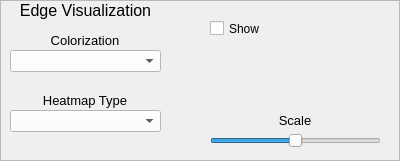
        <widget class="QFrame" name="frame_3">
         <property name="minimumSize">
          <size>
           <width>400</width>
           <height>0</height>
          </size>
         </property>
         <property name="frameShape">
          <enum>QFrame::StyledPanel</enum>
         </property>
         <property name="frameShadow">
          <enum>QFrame::Plain</enum>
         </property>
         <widget class="QLabel" name="DisplayOptions_2">
          <property name="geometry">
           <rect>
            <x>0</x>
            <y>0</y>
            <width>171</width>
            <height>20</height>
           </rect>
          </property>
          <property name="minimumSize">
           <size>
            <width>170</width>
            <height>20</height>
           </size>
          </property>
          <property name="font">
           <font>
            <pointsize>12</pointsize>
           </font>
          </property>
          <property name="text">
           <string>Edge Visualization</string>
          </property>
          <property name="alignment">
           <set>Qt::AlignCenter</set>
          </property>
         </widget>
         <widget class="QLabel" name="DisplayOptions_5">
          <property name="geometry">
           <rect>
            <x>30</x>
            <y>30</y>
            <width>110</width>
            <height>20</height>
           </rect>
          </property>
          <property name="minimumSize">
           <size>
            <width>110</width>
            <height>20</height>
           </size>
          </property>
          <property name="font">
           <font>
            <pointsize>10</pointsize>
           </font>
          </property>
          <property name="text">
           <string>Colorization</string>
          </property>
          <property name="alignment">
           <set>Qt::AlignCenter</set>
          </property>
         </widget>
         <widget class="QComboBox" name="edgeColorization">
          <property name="geometry">
           <rect>
            <x>10</x>
            <y>50</y>
            <width>151</width>
            <height>22</height>
           </rect>
          </property>
          <property name="palette">
           <palette>
            <active>
             <colorrole role="WindowText">
              <brush brushstyle="SolidPattern">
               <color alpha="255">
                <red>0</red>
                <green>0</green>
                <blue>0</blue>
               </color>
              </brush>
             </colorrole>
             <colorrole role="Button">
              <brush brushstyle="SolidPattern">
               <color alpha="255">
                <red>255</red>
                <green>255</green>
                <blue>255</blue>
               </color>
              </brush>
             </colorrole>
             <colorrole role="Light">
              <brush brushstyle="SolidPattern">
               <color alpha="255">
                <red>255</red>
                <green>255</green>
                <blue>255</blue>
               </color>
              </brush>
             </colorrole>
             <colorrole role="Midlight">
              <brush brushstyle="SolidPattern">
               <color alpha="255">
                <red>255</red>
                <green>255</green>
                <blue>255</blue>
               </color>
              </brush>
             </colorrole>
             <colorrole role="Dark">
              <brush brushstyle="SolidPattern">
               <color alpha="255">
                <red>127</red>
                <green>127</green>
                <blue>127</blue>
               </color>
              </brush>
             </colorrole>
             <colorrole role="Mid">
              <brush brushstyle="SolidPattern">
               <color alpha="255">
                <red>170</red>
                <green>170</green>
                <blue>170</blue>
               </color>
              </brush>
             </colorrole>
             <colorrole role="Text">
              <brush brushstyle="SolidPattern">
               <color alpha="255">
                <red>0</red>
                <green>0</green>
                <blue>0</blue>
               </color>
              </brush>
             </colorrole>
             <colorrole role="BrightText">
              <brush brushstyle="SolidPattern">
               <color alpha="255">
                <red>255</red>
                <green>255</green>
                <blue>255</blue>
               </color>
              </brush>
             </colorrole>
             <colorrole role="ButtonText">
              <brush brushstyle="SolidPattern">
               <color alpha="255">
                <red>0</red>
                <green>0</green>
                <blue>0</blue>
               </color>
              </brush>
             </colorrole>
             <colorrole role="Base">
              <brush brushstyle="SolidPattern">
               <color alpha="255">
                <red>255</red>
                <green>255</green>
                <blue>255</blue>
               </color>
              </brush>
             </colorrole>
             <colorrole role="Window">
              <brush brushstyle="SolidPattern">
               <color alpha="255">
                <red>255</red>
                <green>255</green>
                <blue>255</blue>
               </color>
              </brush>
             </colorrole>
             <colorrole role="Shadow">
              <brush brushstyle="SolidPattern">
               <color alpha="255">
                <red>0</red>
                <green>0</green>
                <blue>0</blue>
               </color>
              </brush>
             </colorrole>
             <colorrole role="AlternateBase">
              <brush brushstyle="SolidPattern">
               <color alpha="255">
                <red>255</red>
                <green>255</green>
                <blue>255</blue>
               </color>
              </brush>
             </colorrole>
             <colorrole role="ToolTipBase">
              <brush brushstyle="SolidPattern">
               <color alpha="255">
                <red>255</red>
                <green>255</green>
                <blue>220</blue>
               </color>
              </brush>
             </colorrole>
             <colorrole role="ToolTipText">
              <brush brushstyle="SolidPattern">
               <color alpha="255">
                <red>0</red>
                <green>0</green>
                <blue>0</blue>
               </color>
              </brush>
             </colorrole>
            </active>
            <inactive>
             <colorrole role="WindowText">
              <brush brushstyle="SolidPattern">
               <color alpha="255">
                <red>0</red>
                <green>0</green>
                <blue>0</blue>
               </color>
              </brush>
             </colorrole>
             <colorrole role="Button">
              <brush brushstyle="SolidPattern">
               <color alpha="255">
                <red>255</red>
                <green>255</green>
                <blue>255</blue>
               </color>
              </brush>
             </colorrole>
             <colorrole role="Light">
              <brush brushstyle="SolidPattern">
               <color alpha="255">
                <red>255</red>
                <green>255</green>
                <blue>255</blue>
               </color>
              </brush>
             </colorrole>
             <colorrole role="Midlight">
              <brush brushstyle="SolidPattern">
               <color alpha="255">
                <red>255</red>
                <green>255</green>
                <blue>255</blue>
               </color>
              </brush>
             </colorrole>
             <colorrole role="Dark">
              <brush brushstyle="SolidPattern">
               <color alpha="255">
                <red>127</red>
                <green>127</green>
                <blue>127</blue>
               </color>
              </brush>
             </colorrole>
             <colorrole role="Mid">
              <brush brushstyle="SolidPattern">
               <color alpha="255">
                <red>170</red>
                <green>170</green>
                <blue>170</blue>
               </color>
              </brush>
             </colorrole>
             <colorrole role="Text">
              <brush brushstyle="SolidPattern">
               <color alpha="255">
                <red>0</red>
                <green>0</green>
                <blue>0</blue>
               </color>
              </brush>
             </colorrole>
             <colorrole role="BrightText">
              <brush brushstyle="SolidPattern">
               <color alpha="255">
                <red>255</red>
                <green>255</green>
                <blue>255</blue>
               </color>
              </brush>
             </colorrole>
             <colorrole role="ButtonText">
              <brush brushstyle="SolidPattern">
               <color alpha="255">
                <red>0</red>
                <green>0</green>
                <blue>0</blue>
               </color>
              </brush>
             </colorrole>
             <colorrole role="Base">
              <brush brushstyle="SolidPattern">
               <color alpha="255">
                <red>255</red>
                <green>255</green>
                <blue>255</blue>
               </color>
              </brush>
             </colorrole>
             <colorrole role="Window">
              <brush brushstyle="SolidPattern">
               <color alpha="255">
                <red>255</red>
                <green>255</green>
                <blue>255</blue>
               </color>
              </brush>
             </colorrole>
             <colorrole role="Shadow">
              <brush brushstyle="SolidPattern">
               <color alpha="255">
                <red>0</red>
                <green>0</green>
                <blue>0</blue>
               </color>
              </brush>
             </colorrole>
             <colorrole role="AlternateBase">
              <brush brushstyle="SolidPattern">
               <color alpha="255">
                <red>255</red>
                <green>255</green>
                <blue>255</blue>
               </color>
              </brush>
             </colorrole>
             <colorrole role="ToolTipBase">
              <brush brushstyle="SolidPattern">
               <color alpha="255">
                <red>255</red>
                <green>255</green>
                <blue>220</blue>
               </color>
              </brush>
             </colorrole>
             <colorrole role="ToolTipText">
              <brush brushstyle="SolidPattern">
               <color alpha="255">
                <red>0</red>
                <green>0</green>
                <blue>0</blue>
               </color>
              </brush>
             </colorrole>
            </inactive>
            <disabled>
             <colorrole role="WindowText">
              <brush brushstyle="SolidPattern">
               <color alpha="255">
                <red>127</red>
                <green>127</green>
                <blue>127</blue>
               </color>
              </brush>
             </colorrole>
             <colorrole role="Button">
              <brush brushstyle="SolidPattern">
               <color alpha="255">
                <red>255</red>
                <green>255</green>
                <blue>255</blue>
               </color>
              </brush>
             </colorrole>
             <colorrole role="Light">
              <brush brushstyle="SolidPattern">
               <color alpha="255">
                <red>255</red>
                <green>255</green>
                <blue>255</blue>
               </color>
              </brush>
             </colorrole>
             <colorrole role="Midlight">
              <brush brushstyle="SolidPattern">
               <color alpha="255">
                <red>255</red>
                <green>255</green>
                <blue>255</blue>
               </color>
              </brush>
             </colorrole>
             <colorrole role="Dark">
              <brush brushstyle="SolidPattern">
               <color alpha="255">
                <red>127</red>
                <green>127</green>
                <blue>127</blue>
               </color>
              </brush>
             </colorrole>
             <colorrole role="Mid">
              <brush brushstyle="SolidPattern">
               <color alpha="255">
                <red>170</red>
                <green>170</green>
                <blue>170</blue>
               </color>
              </brush>
             </colorrole>
             <colorrole role="Text">
              <brush brushstyle="SolidPattern">
               <color alpha="255">
                <red>127</red>
                <green>127</green>
                <blue>127</blue>
               </color>
              </brush>
             </colorrole>
             <colorrole role="BrightText">
              <brush brushstyle="SolidPattern">
               <color alpha="255">
                <red>255</red>
                <green>255</green>
                <blue>255</blue>
               </color>
              </brush>
             </colorrole>
             <colorrole role="ButtonText">
              <brush brushstyle="SolidPattern">
               <color alpha="255">
                <red>127</red>
                <green>127</green>
                <blue>127</blue>
               </color>
              </brush>
             </colorrole>
             <colorrole role="Base">
              <brush brushstyle="SolidPattern">
               <color alpha="255">
                <red>255</red>
                <green>255</green>
                <blue>255</blue>
               </color>
              </brush>
             </colorrole>
             <colorrole role="Window">
              <brush brushstyle="SolidPattern">
               <color alpha="255">
                <red>255</red>
                <green>255</green>
                <blue>255</blue>
               </color>
              </brush>
             </colorrole>
             <colorrole role="Shadow">
              <brush brushstyle="SolidPattern">
               <color alpha="255">
                <red>0</red>
                <green>0</green>
                <blue>0</blue>
               </color>
              </brush>
             </colorrole>
             <colorrole role="AlternateBase">
              <brush brushstyle="SolidPattern">
               <color alpha="255">
                <red>255</red>
                <green>255</green>
                <blue>255</blue>
               </color>
              </brush>
             </colorrole>
             <colorrole role="ToolTipBase">
              <brush brushstyle="SolidPattern">
               <color alpha="255">
                <red>255</red>
                <green>255</green>
                <blue>220</blue>
               </color>
              </brush>
             </colorrole>
             <colorrole role="ToolTipText">
              <brush brushstyle="SolidPattern">
               <color alpha="255">
                <red>0</red>
                <green>0</green>
                <blue>0</blue>
               </color>
              </brush>
             </colorrole>
            </disabled>
           </palette>
          </property>
         </widget>
         <widget class="QCheckBox" name="edgeShow">
          <property name="geometry">
           <rect>
            <x>210</x>
            <y>20</y>
            <width>121</width>
            <height>17</height>
           </rect>
          </property>
          <property name="text">
           <string>Show</string>
          </property>
         </widget>
         <widget class="QSlider" name="edgeScale">
          <property name="geometry">
           <rect>
            <x>210</x>
            <y>130</y>
            <width>171</width>
            <height>22</height>
           </rect>
          </property>
          <property name="maximum">
           <number>50</number>
          </property>
          <property name="sliderPosition">
           <number>25</number>
          </property>
          <property name="orientation">
           <enum>Qt::Horizontal</enum>
          </property>
         </widget>
         <widget class="QLabel" name="DisplayOptions_6">
          <property name="geometry">
           <rect>
            <x>240</x>
            <y>110</y>
            <width>110</width>
            <height>20</height>
           </rect>
          </property>
          <property name="minimumSize">
           <size>
            <width>110</width>
            <height>20</height>
           </size>
          </property>
          <property name="font">
           <font>
            <pointsize>10</pointsize>
           </font>
          </property>
          <property name="text">
           <string>Scale</string>
          </property>
          <property name="alignment">
           <set>Qt::AlignCenter</set>
          </property>
         </widget>
         <widget class="QComboBox" name="edgeHeatmapType">
          <property name="geometry">
           <rect>
            <x>10</x>
            <y>110</y>
            <width>151</width>
            <height>22</height>
           </rect>
          </property>
          <property name="palette">
           <palette>
            <active>
             <colorrole role="WindowText">
              <brush brushstyle="SolidPattern">
               <color alpha="255">
                <red>0</red>
                <green>0</green>
                <blue>0</blue>
               </color>
              </brush>
             </colorrole>
             <colorrole role="Button">
              <brush brushstyle="SolidPattern">
               <color alpha="255">
                <red>255</red>
                <green>255</green>
                <blue>255</blue>
               </color>
              </brush>
             </colorrole>
             <colorrole role="Light">
              <brush brushstyle="SolidPattern">
               <color alpha="255">
                <red>255</red>
                <green>255</green>
                <blue>255</blue>
               </color>
              </brush>
             </colorrole>
             <colorrole role="Midlight">
              <brush brushstyle="SolidPattern">
               <color alpha="255">
                <red>255</red>
                <green>255</green>
                <blue>255</blue>
               </color>
              </brush>
             </colorrole>
             <colorrole role="Dark">
              <brush brushstyle="SolidPattern">
               <color alpha="255">
                <red>127</red>
                <green>127</green>
                <blue>127</blue>
               </color>
              </brush>
             </colorrole>
             <colorrole role="Mid">
              <brush brushstyle="SolidPattern">
               <color alpha="255">
                <red>170</red>
                <green>170</green>
                <blue>170</blue>
               </color>
              </brush>
             </colorrole>
             <colorrole role="Text">
              <brush brushstyle="SolidPattern">
               <color alpha="255">
                <red>0</red>
                <green>0</green>
                <blue>0</blue>
               </color>
              </brush>
             </colorrole>
             <colorrole role="BrightText">
              <brush brushstyle="SolidPattern">
               <color alpha="255">
                <red>255</red>
                <green>255</green>
                <blue>255</blue>
               </color>
              </brush>
             </colorrole>
             <colorrole role="ButtonText">
              <brush brushstyle="SolidPattern">
               <color alpha="255">
                <red>0</red>
                <green>0</green>
                <blue>0</blue>
               </color>
              </brush>
             </colorrole>
             <colorrole role="Base">
              <brush brushstyle="SolidPattern">
               <color alpha="255">
                <red>255</red>
                <green>255</green>
                <blue>255</blue>
               </color>
              </brush>
             </colorrole>
             <colorrole role="Window">
              <brush brushstyle="SolidPattern">
               <color alpha="255">
                <red>255</red>
                <green>255</green>
                <blue>255</blue>
               </color>
              </brush>
             </colorrole>
             <colorrole role="Shadow">
              <brush brushstyle="SolidPattern">
               <color alpha="255">
                <red>0</red>
                <green>0</green>
                <blue>0</blue>
               </color>
              </brush>
             </colorrole>
             <colorrole role="AlternateBase">
              <brush brushstyle="SolidPattern">
               <color alpha="255">
                <red>255</red>
                <green>255</green>
                <blue>255</blue>
               </color>
              </brush>
             </colorrole>
             <colorrole role="ToolTipBase">
              <brush brushstyle="SolidPattern">
               <color alpha="255">
                <red>255</red>
                <green>255</green>
                <blue>220</blue>
               </color>
              </brush>
             </colorrole>
             <colorrole role="ToolTipText">
              <brush brushstyle="SolidPattern">
               <color alpha="255">
                <red>0</red>
                <green>0</green>
                <blue>0</blue>
               </color>
              </brush>
             </colorrole>
            </active>
            <inactive>
             <colorrole role="WindowText">
              <brush brushstyle="SolidPattern">
               <color alpha="255">
                <red>0</red>
                <green>0</green>
                <blue>0</blue>
               </color>
              </brush>
             </colorrole>
             <colorrole role="Button">
              <brush brushstyle="SolidPattern">
               <color alpha="255">
                <red>255</red>
                <green>255</green>
                <blue>255</blue>
               </color>
              </brush>
             </colorrole>
             <colorrole role="Light">
              <brush brushstyle="SolidPattern">
               <color alpha="255">
                <red>255</red>
                <green>255</green>
                <blue>255</blue>
               </color>
              </brush>
             </colorrole>
             <colorrole role="Midlight">
              <brush brushstyle="SolidPattern">
               <color alpha="255">
                <red>255</red>
                <green>255</green>
                <blue>255</blue>
               </color>
              </brush>
             </colorrole>
             <colorrole role="Dark">
              <brush brushstyle="SolidPattern">
               <color alpha="255">
                <red>127</red>
                <green>127</green>
                <blue>127</blue>
               </color>
              </brush>
             </colorrole>
             <colorrole role="Mid">
              <brush brushstyle="SolidPattern">
               <color alpha="255">
                <red>170</red>
                <green>170</green>
                <blue>170</blue>
               </color>
              </brush>
             </colorrole>
             <colorrole role="Text">
              <brush brushstyle="SolidPattern">
               <color alpha="255">
                <red>0</red>
                <green>0</green>
                <blue>0</blue>
               </color>
              </brush>
             </colorrole>
             <colorrole role="BrightText">
              <brush brushstyle="SolidPattern">
               <color alpha="255">
                <red>255</red>
                <green>255</green>
                <blue>255</blue>
               </color>
              </brush>
             </colorrole>
             <colorrole role="ButtonText">
              <brush brushstyle="SolidPattern">
               <color alpha="255">
                <red>0</red>
                <green>0</green>
                <blue>0</blue>
               </color>
              </brush>
             </colorrole>
             <colorrole role="Base">
              <brush brushstyle="SolidPattern">
               <color alpha="255">
                <red>255</red>
                <green>255</green>
                <blue>255</blue>
               </color>
              </brush>
             </colorrole>
             <colorrole role="Window">
              <brush brushstyle="SolidPattern">
               <color alpha="255">
                <red>255</red>
                <green>255</green>
                <blue>255</blue>
               </color>
              </brush>
             </colorrole>
             <colorrole role="Shadow">
              <brush brushstyle="SolidPattern">
               <color alpha="255">
                <red>0</red>
                <green>0</green>
                <blue>0</blue>
               </color>
              </brush>
             </colorrole>
             <colorrole role="AlternateBase">
              <brush brushstyle="SolidPattern">
               <color alpha="255">
                <red>255</red>
                <green>255</green>
                <blue>255</blue>
               </color>
              </brush>
             </colorrole>
             <colorrole role="ToolTipBase">
              <brush brushstyle="SolidPattern">
               <color alpha="255">
                <red>255</red>
                <green>255</green>
                <blue>220</blue>
               </color>
              </brush>
             </colorrole>
             <colorrole role="ToolTipText">
              <brush brushstyle="SolidPattern">
               <color alpha="255">
                <red>0</red>
                <green>0</green>
                <blue>0</blue>
               </color>
              </brush>
             </colorrole>
            </inactive>
            <disabled>
             <colorrole role="WindowText">
              <brush brushstyle="SolidPattern">
               <color alpha="255">
                <red>127</red>
                <green>127</green>
                <blue>127</blue>
               </color>
              </brush>
             </colorrole>
             <colorrole role="Button">
              <brush brushstyle="SolidPattern">
               <color alpha="255">
                <red>255</red>
                <green>255</green>
                <blue>255</blue>
               </color>
              </brush>
             </colorrole>
             <colorrole role="Light">
              <brush brushstyle="SolidPattern">
               <color alpha="255">
                <red>255</red>
                <green>255</green>
                <blue>255</blue>
               </color>
              </brush>
             </colorrole>
             <colorrole role="Midlight">
              <brush brushstyle="SolidPattern">
               <color alpha="255">
                <red>255</red>
                <green>255</green>
                <blue>255</blue>
               </color>
              </brush>
             </colorrole>
             <colorrole role="Dark">
              <brush brushstyle="SolidPattern">
               <color alpha="255">
                <red>127</red>
                <green>127</green>
                <blue>127</blue>
               </color>
              </brush>
             </colorrole>
             <colorrole role="Mid">
              <brush brushstyle="SolidPattern">
               <color alpha="255">
                <red>170</red>
                <green>170</green>
                <blue>170</blue>
               </color>
              </brush>
             </colorrole>
             <colorrole role="Text">
              <brush brushstyle="SolidPattern">
               <color alpha="255">
                <red>127</red>
                <green>127</green>
                <blue>127</blue>
               </color>
              </brush>
             </colorrole>
             <colorrole role="BrightText">
              <brush brushstyle="SolidPattern">
               <color alpha="255">
                <red>255</red>
                <green>255</green>
                <blue>255</blue>
               </color>
              </brush>
             </colorrole>
             <colorrole role="ButtonText">
              <brush brushstyle="SolidPattern">
               <color alpha="255">
                <red>127</red>
                <green>127</green>
                <blue>127</blue>
               </color>
              </brush>
             </colorrole>
             <colorrole role="Base">
              <brush brushstyle="SolidPattern">
               <color alpha="255">
                <red>255</red>
                <green>255</green>
                <blue>255</blue>
               </color>
              </brush>
             </colorrole>
             <colorrole role="Window">
              <brush brushstyle="SolidPattern">
               <color alpha="255">
                <red>255</red>
                <green>255</green>
                <blue>255</blue>
               </color>
              </brush>
             </colorrole>
             <colorrole role="Shadow">
              <brush brushstyle="SolidPattern">
               <color alpha="255">
                <red>0</red>
                <green>0</green>
                <blue>0</blue>
               </color>
              </brush>
             </colorrole>
             <colorrole role="AlternateBase">
              <brush brushstyle="SolidPattern">
               <color alpha="255">
                <red>255</red>
                <green>255</green>
                <blue>255</blue>
               </color>
              </brush>
             </colorrole>
             <colorrole role="ToolTipBase">
              <brush brushstyle="SolidPattern">
               <color alpha="255">
                <red>255</red>
                <green>255</green>
                <blue>220</blue>
               </color>
              </brush>
             </colorrole>
             <colorrole role="ToolTipText">
              <brush brushstyle="SolidPattern">
               <color alpha="255">
                <red>0</red>
                <green>0</green>
                <blue>0</blue>
               </color>
              </brush>
             </colorrole>
            </disabled>
           </palette>
          </property>
         </widget>
         <widget class="QLabel" name="DisplayOptions_8">
          <property name="geometry">
           <rect>
            <x>30</x>
            <y>90</y>
            <width>110</width>
            <height>20</height>
           </rect>
          </property>
          <property name="minimumSize">
           <size>
            <width>110</width>
            <height>20</height>
           </size>
          </property>
          <property name="font">
           <font>
            <pointsize>10</pointsize>
           </font>
          </property>
          <property name="text">
           <string>Heatmap Type</string>
          </property>
          <property name="alignment">
           <set>Qt::AlignCenter</set>
          </property>
         </widget>
        </widget>
